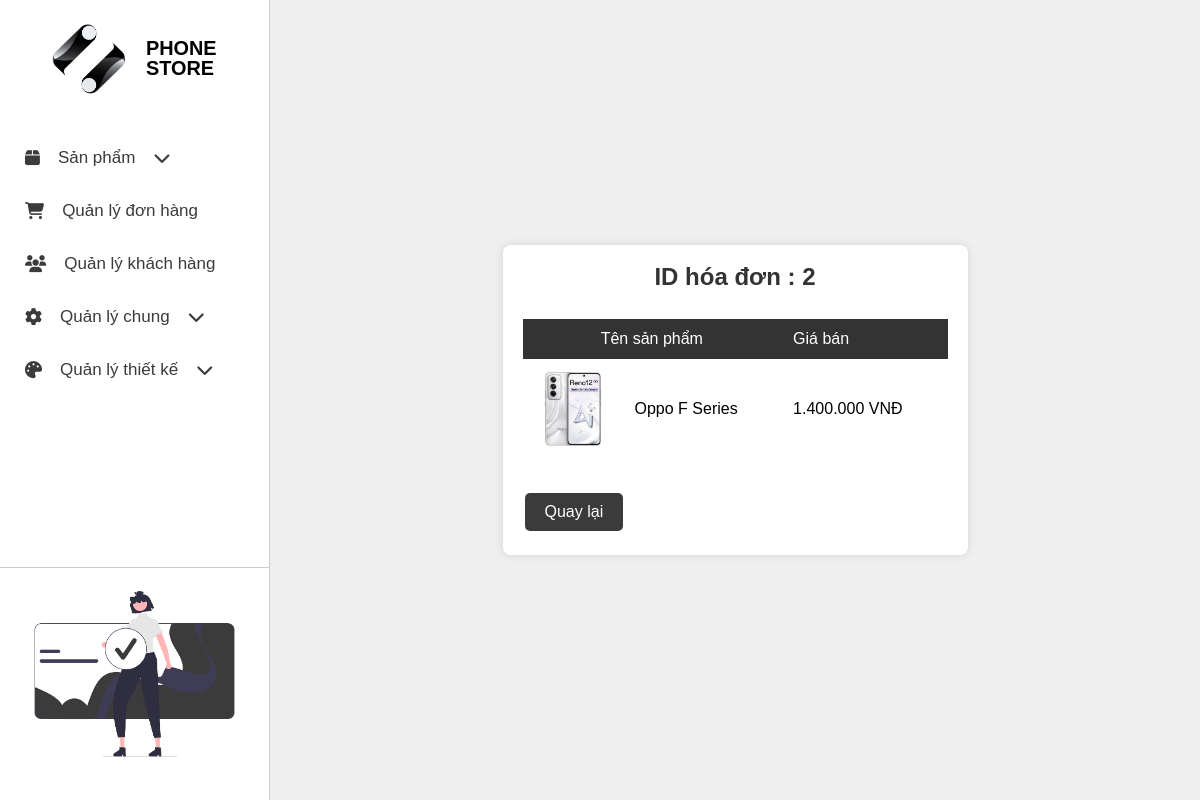
Screenshot of /app/views/admin/?page=chitiet_donhang&id_hd=2 with the database file from the repository.
### tables this page shows
CREATE TABLE `tbl_logo` (
  `id_logo` int(11) NOT NULL,
  `img_path` varchar(100) NOT NULL
);

CREATE TABLE `tbl_chitiethoadon` (
  `id_chitiethoadon` int(10) NOT NULL,
  `id_hd` int(10) NOT NULL,
  `id_sp` int(10) NOT NULL,
  `soluong` int(11) NOT NULL
);

CREATE TABLE `tbl_sanpham` (
  `id_sp` int(10) NOT NULL,
  `id_hsx` int(10) NOT NULL,
  `tensp` varchar(100) NOT NULL,
  `giaban` int(11) NOT NULL,
  `img_path` varchar(100) NOT NULL,
  `mota` varchar(100) NOT NULL,
  `chitiet` varchar(1000) NOT NULL
);

### app/controllers/Admin/logoController/hienthi_logo_controller.php (called while the page is built)
<?php
  include_once($_SERVER['DOCUMENT_ROOT'] . '/BTL_web/app/models/logo.php');
  $logo = new data_logo();
  $result = $logo->hienthi_logo();
?>

### app/models/logo.php (called while the page is built, shortened)
<?php
include_once($_SERVER['DOCUMENT_ROOT'] . '/BTL_web/config/dbconnect.php');
class data_logo{
    public function hienthi_logo(){
        global $conn;
        $sql = "SELECT * FROM tbl_logo";
        $result = mysqli_query($conn, $sql);
        return $result;
    }
}
?>

### app/models/donhang.php (called while the page is built, shortened)
<?php
  include_once($_SERVER['DOCUMENT_ROOT'] . '/BTL_web/config/dbconnect.php');
  class data_donhang
  {
    public function chitiet_donhang($id_hd){
    global $conn;
    $sql = "SELECT sp.tensp, sp.giaban, sp.img_path, cthd.soluong
            FROM tbl_khachhang kh
            JOIN tbl_hoadon hd ON kh.id_kh = hd.id_kh
            JOIN tbl_chitiethoadon cthd ON hd.id_hd = cthd.id_hd
            JOIN tbl_sanpham sp ON cthd.id_sp = sp.id_sp
            WHERE hd.id_hd = $id_hd";
    $result = mysqli_query($conn, $sql);
    return $result;
    }
    }
?>

### app/views/admin/donhang/view_chitiet_donhang.php (the view)
<?php
  include_once($_SERVER['DOCUMENT_ROOT'] . '/BTL_web/app/models/donhang.php');
  $donhang = new data_donhang();
  $result = $donhang->chitiet_donhang($_GET["id_hd"]);
?>
<link rel="stylesheet" href="/BTL_web/app/views/admin/donhang/view_chitiet_donhang1.css">
<div class="container">
  <h2>ID hóa đơn : <?php echo $_GET["id_hd"]; ?></h2>
  <div class="table-container">
    <table>
      <thead>
          <td colspan="2">Tên sản phẩm</td>
          <td>Giá bán</td>
      </thead>
      <tbody>
        <?php
          while($row = mysqli_fetch_assoc($result)){
            echo "<tr>";
            echo "  <td><img src='{$row['img_path']}'></td>";
            echo "  <td>{$row['tensp']}</td>";
            $giaban_dinh_dang = number_format($row['giaban'], 0, '.', '.') . " VNĐ";
            echo "  <td>{$giaban_dinh_dang}</td>";
            echo "</tr>";
          }
        ?>
      </tbody>
    </table>
  </div>
  <a href="./?page=qldonhang"><button>Quay lại</button></button></a>
</div>

### app/views/admin/index.php (shortened to what this page needs)
<?php
    include_once($_SERVER['DOCUMENT_ROOT'] . '/BTL_web/app/controllers/Admin/logoController/hienthi_logo_controller.php');
    $row_logo = mysqli_fetch_assoc($result);
?>
<!DOCTYPE html>
<html lang="en">
<head>
    <link rel="stylesheet" href="https://cdnjs.cloudflare.com/ajax/libs/font-awesome/6.6.0/css/all.min.css" />
    <link rel="stylesheet" href="./index.css">
</head>
<body>
    <div class="sidebar">
        <div class = "div_logo">
            <a href="./" class="logo">
                <img src="<?php echo $row_logo['img_path']; ?>" width="100px" alt="Logo">
                <h3>PHONE STORE</h3>
            </a>
        </div>
        <ul>
            <li class="menu">
                <a href="">
                    <i class="fas fa-box"></i> <span>Sản phẩm</span>
                    <i class="fas fa-chevron-down dropdown-icon"></i>
                </a>
            </li>
            <li >
                <a href="?page=qldonhang">
                    <i class="fas fa-shopping-cart"></i> <span>Quản lý đơn hàng</span>
                </a>
            </li>
            <li>
                <a href="?page=qlkhachhang">
                    <i class="fas fa-users"></i> <span>Quản lý khách hàng</span>
                </a>
            </li>
            <li class="menu">
                <a href="#">
                    <i class="fa-solid fa-gear"></i> <span>Quản lý chung</span>
                    <i class="fas fa-chevron-down dropdown-icon"></i>
                </a>
            </li>
            <li class="menu">
                <a href="#">
                    <i class="fas fa-palette"></i> <span>Quản lý thiết kế</span>
                    <i class="fas fa-chevron-down dropdown-icon"></i>
                </a>
            </li>
        </ul>
        <div class="div_img">
            <img src="/BTL_web/public/imgs/admin_div_sidebar.png" alt="">
        </div>
    </div>
    <div class="main">
        <?php
            if(isset($_GET['page']) && $_GET['page'] == 'qlsanpham') {
                include("./sanpham/view_list_sanpham.php");
            }
            else if(isset($_GET['page']) && $_GET['page'] == 'them_sanpham') {
                include("./sanpham/view_them_sanpham.php");
            }
            else if(isset($_GET['page']) && $_GET['page'] == 'sua_sanpham') {
                include("./sanpham/view_sua_sanpham.php");
            }
            else if(isset($_GET['page']) && $_GET['page'] == 'them_hang') {
                include("./hang/view_them_hang.php");
            }
            else if(isset($_GET['page']) && $_GET['page'] == 'sua_hang') {
                include("./hang/view_sua_hang.php");
            }
            else if(isset($_GET['page']) && $_GET['page'] == 'qlhang') {
                include("./hang/view_list_hang.php");
            }
            else if(isset($_GET['page']) && $_GET['page'] == 'qldonhang') {
                include("./donhang/view_list_donhang.php");
            }
            else if(isset($_GET['page']) && $_GET['page'] == 'chitiet_donhang') {
                include("./donhang/view_chitiet_donhang.php");
            }
        ?>
    </div>
</body>
</html>

### app/views/admin/index.css (style rules this page uses)
*, *:before, *:after { box-sizing: border-box; }
* { margin: 0; padding: 0; font-family: sans-serif; }
img, picture, svg, video { display: block; max-width: 100%; }
button { cursor: pointer; background-color: transparent; outline: none; border: 0; }
body { min-height: 100vh; font-weight: 400; font-size: 16px; line-height: 1; }
a { text-decoration: none; color: inherit; }
body { display: grid; grid: "sidebar body" 1fr / 270px 1fr; }
.sidebar { background-color: #fff; font-size: 17px; display: flex; flex-direction: column; border-right: 1px solid #ccc; }
.div_logo { display: flex; justify-content: center; align-items: center; padding: 12px; margin-bottom: 25px; margin-top: 12px; }
.div_logo a { display: flex; justify-content: center; align-items: center; gap: 20px; }
.logo { width: 30%; height: 30%; display: block; }
.sidebar ul { list-style-type: none; padding: 0; margin: 0; }
.sidebar li { padding: 18px 25px; transition: all 0.3s ease; cursor: pointer; color: #3c3b3b; }
.sidebar li a { display:flex; align-items:center; justify-content:start; gap:18px; }
.sidebar li.menu { position: relative; }
.div_img { margin-top: auto; margin-bottom: 20px; border-top: 1px solid #ccc; }
.main { background-color: #efefef; display: flex; justify-content: center; align-items: center; }

### app/views/admin/donhang/view_chitiet_donhang1.css (style rules this page uses)
.container { width: 50%; margin: 50px auto; background-color: #fff; padding: 20px; border-radius: 8px; box-shadow: 0 0 10px rgba(0, 0, 0, 0.1); }
.container h2 { text-align: center; margin-bottom: 20px; color: #333; }
.container table { width: 100%; border-collapse: collapse; }
.container .table-container { max-height: 60vh; overflow-y: scroll; margin: 30px 0; }
.container thead { color: #fff; background-color: #333; position: sticky; top: 0; }
.container tr { height: 40px; }
.container th, .container td { padding: 12px; text-align: left; }
.container a { color: #007bff; text-decoration: none; }
.container button { color: #fff; padding: 10px 20px; text-align: center; text-decoration: none; display: inline-block; font-size: 16px; margin: 4px 2px; cursor: pointer; border-radius: 5px; background-color: #3c3b3b; border: none; transition: all 0.3s ease; }
.container table td:nth-child(1) { text-align: center; width: 100px; }

### rows the page displays
tbl_logo: img_path (picture)
tbl_chitiethoadon: id_sp.img_path (picture), id_sp.tensp "Oppo F Series", id_sp.giaban "1.400.000 VNĐ"

### other values shown
$_GET["id_hd"] "2"
